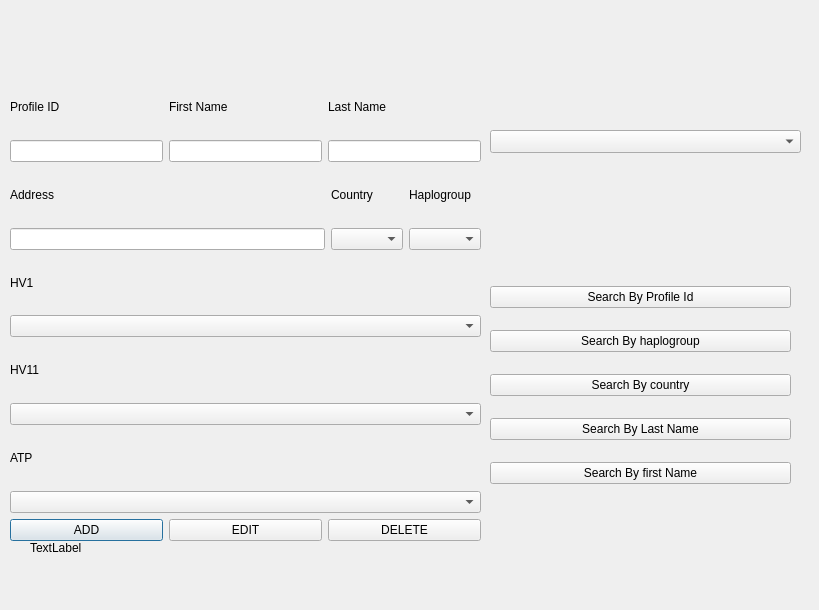
<?xml version="1.0" encoding="UTF-8"?>
<ui version="4.0">
 <class>User</class>
 <widget class="QDialog" name="User">
  <property name="geometry">
   <rect>
    <x>0</x>
    <y>0</y>
    <width>819</width>
    <height>610</height>
   </rect>
  </property>
  <property name="windowTitle">
   <string>Dialog</string>
  </property>
  <widget class="QLabel" name="label_sec_status">
   <property name="geometry">
    <rect>
     <x>30</x>
     <y>540</y>
     <width>361</width>
     <height>16</height>
    </rect>
   </property>
   <property name="text">
    <string>TextLabel</string>
   </property>
  </widget>
  <widget class="QComboBox" name="comboBox">
   <property name="geometry">
    <rect>
     <x>490</x>
     <y>130</y>
     <width>311</width>
     <height>23</height>
    </rect>
   </property>
  </widget>
  <widget class="QWidget" name="layoutWidget">
   <property name="geometry">
    <rect>
     <x>10</x>
     <y>80</y>
     <width>471</width>
     <height>461</height>
    </rect>
   </property>
   <layout class="QVBoxLayout" name="verticalLayout_15">
    <item>
     <layout class="QVBoxLayout" name="verticalLayout_13">
      <item>
       <layout class="QHBoxLayout" name="horizontalLayout">
        <item>
         <layout class="QVBoxLayout" name="verticalLayout">
          <item>
           <widget class="QLabel" name="label">
            <property name="text">
             <string>Profile ID</string>
            </property>
           </widget>
          </item>
          <item>
           <widget class="QLineEdit" name="pid"/>
          </item>
         </layout>
        </item>
        <item>
         <layout class="QVBoxLayout" name="verticalLayout_2">
          <item>
           <widget class="QLabel" name="label_2">
            <property name="text">
             <string>First Name</string>
            </property>
           </widget>
          </item>
          <item>
           <widget class="QLineEdit" name="fname"/>
          </item>
         </layout>
        </item>
        <item>
         <layout class="QVBoxLayout" name="verticalLayout_3">
          <item>
           <widget class="QLabel" name="label_3">
            <property name="text">
             <string>Last Name</string>
            </property>
           </widget>
          </item>
          <item>
           <widget class="QLineEdit" name="lname"/>
          </item>
         </layout>
        </item>
       </layout>
      </item>
      <item>
       <layout class="QHBoxLayout" name="horizontalLayout_2">
        <item>
         <layout class="QVBoxLayout" name="verticalLayout_4">
          <item>
           <widget class="QLabel" name="label_4">
            <property name="text">
             <string>Address</string>
            </property>
           </widget>
          </item>
          <item>
           <widget class="QLineEdit" name="address"/>
          </item>
         </layout>
        </item>
        <item>
         <layout class="QVBoxLayout" name="verticalLayout_5">
          <item>
           <widget class="QLabel" name="label_5">
            <property name="text">
             <string>Country</string>
            </property>
           </widget>
          </item>
          <item>
           <widget class="QComboBox" name="comboBox_country"/>
          </item>
         </layout>
        </item>
        <item>
         <layout class="QVBoxLayout" name="verticalLayout_6">
          <item>
           <widget class="QLabel" name="label_6">
            <property name="text">
             <string>Haplogroup</string>
            </property>
           </widget>
          </item>
          <item>
           <widget class="QComboBox" name="comboBox_haplogroup"/>
          </item>
         </layout>
        </item>
       </layout>
      </item>
      <item>
       <layout class="QVBoxLayout" name="verticalLayout_7">
        <item>
         <widget class="QLabel" name="label_7">
          <property name="text">
           <string>HV1</string>
          </property>
         </widget>
        </item>
        <item>
         <widget class="QComboBox" name="comboBox_hv1"/>
        </item>
       </layout>
      </item>
      <item>
       <layout class="QVBoxLayout" name="verticalLayout_8">
        <item>
         <widget class="QLabel" name="label_8">
          <property name="text">
           <string>HV11</string>
          </property>
         </widget>
        </item>
        <item>
         <widget class="QComboBox" name="comboBox_hv2"/>
        </item>
       </layout>
      </item>
      <item>
       <layout class="QVBoxLayout" name="verticalLayout_9">
        <item>
         <widget class="QLabel" name="label_9">
          <property name="text">
           <string>ATP</string>
          </property>
         </widget>
        </item>
        <item>
         <widget class="QComboBox" name="comboBox_atp"/>
        </item>
       </layout>
      </item>
      <item>
       <layout class="QVBoxLayout" name="verticalLayout_12"/>
      </item>
     </layout>
    </item>
    <item>
     <layout class="QHBoxLayout" name="horizontalLayout_3">
      <item>
       <layout class="QVBoxLayout" name="verticalLayout_14">
        <item>
         <widget class="QPushButton" name="pushButton_add">
          <property name="text">
           <string>ADD</string>
          </property>
         </widget>
        </item>
       </layout>
      </item>
      <item>
       <widget class="QPushButton" name="pushButton_edit">
        <property name="text">
         <string>EDIT</string>
        </property>
       </widget>
      </item>
      <item>
       <widget class="QPushButton" name="pushButton_delete">
        <property name="text">
         <string>DELETE</string>
        </property>
       </widget>
      </item>
     </layout>
    </item>
   </layout>
  </widget>
  <widget class="QWidget" name="layoutWidget">
   <property name="geometry">
    <rect>
     <x>490</x>
     <y>270</y>
     <width>301</width>
     <height>231</height>
    </rect>
   </property>
   <layout class="QVBoxLayout" name="verticalLayout_16">
    <item>
     <widget class="QPushButton" name="pushButton_3">
      <property name="text">
       <string>Search By Profile Id</string>
      </property>
     </widget>
    </item>
    <item>
     <widget class="QPushButton" name="pushButton_5">
      <property name="text">
       <string>Search By haplogroup</string>
      </property>
     </widget>
    </item>
    <item>
     <widget class="QPushButton" name="pushButton_4">
      <property name="text">
       <string>Search By country</string>
      </property>
     </widget>
    </item>
    <item>
     <widget class="QPushButton" name="pushButton_2">
      <property name="text">
       <string>Search By Last Name</string>
      </property>
     </widget>
    </item>
    <item>
     <widget class="QPushButton" name="pushButton">
      <property name="text">
       <string>Search By first Name</string>
      </property>
     </widget>
    </item>
   </layout>
  </widget>
  <zorder>label_sec_status</zorder>
  <zorder>layoutWidget</zorder>
  <zorder>layoutWidget</zorder>
  <zorder>comboBox</zorder>
 </widget>
 <resources/>
 <connections/>
</ui>
